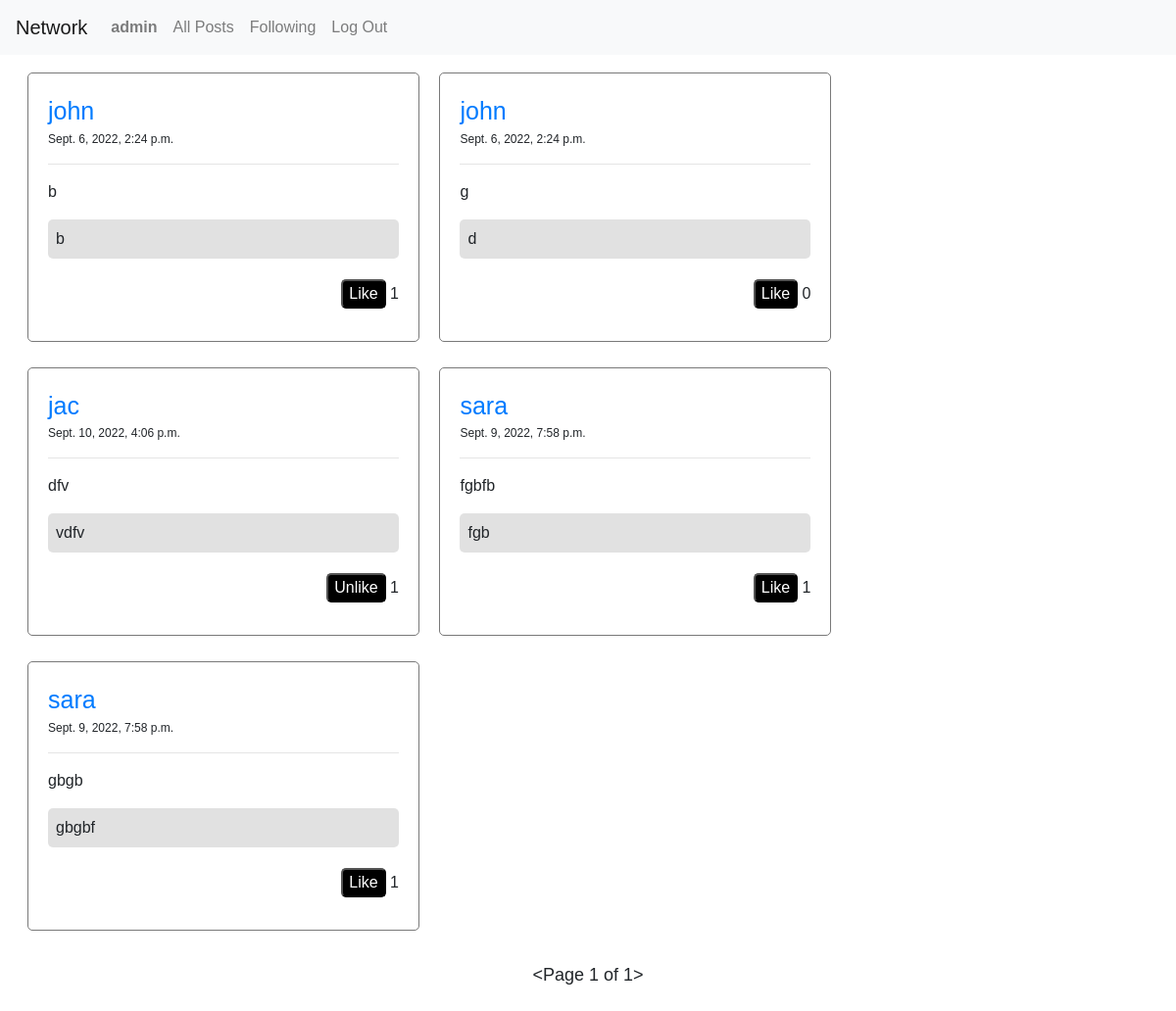
The app's page /following_posts (signed in), older data.
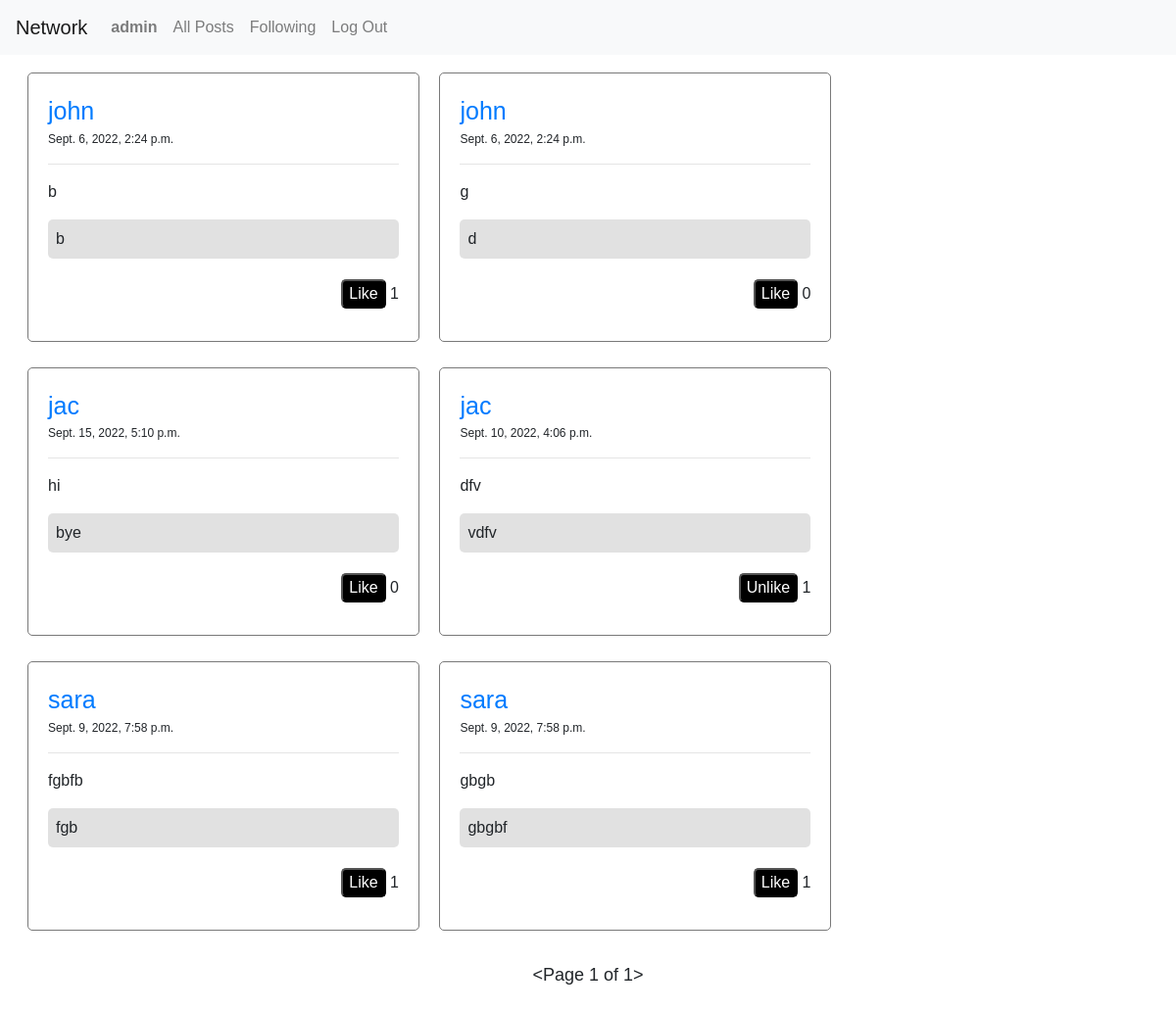
The same page, newer data.
### network/models.py (models this page shows, shortened)
class User(AbstractUser):
    pass

class Posts(models.Model):
    id = models.AutoField(primary_key=True)
    post_uesr = models.ForeignKey(User, on_delete=models.CASCADE, null=True, blank=True,related_name='create_user')
    post_title = models.CharField(max_length=200)
    post_description = models.TextField()
    post_date = models.DateTimeField(default=datetime.now, blank=True)
    post_likes = models.ManyToManyField(User,blank=True,default=None, related_name='post_likes')
    like_count = models.CharField(max_length=200)

### network/views.py (the view)
# urls.py: path("following_posts", views.following_posts, name="following_posts"),
def following_posts(request):
    followed_users_list = []
    posts_list = []
    username1 = User.objects.get(username = request.user)
    followers = Followers.objects.filter(follower=username1)
    for i in followers:
        followed_users_list.append(i.followed_users)
    for x in followed_users_list:
        username2 = User.objects.get(username = x)
        all_post = Posts.objects.filter(post_uesr = username2).order_by('-id')
        for y in all_post:
            posts_list.append(y)
    paginator = Paginator(posts_list,10)
    page = request.GET.get('page')
    posts = paginator.get_page(page)
    return render(request, 'network/following_posts.html',{
        'posts':posts,
    })

### network/templates/network/following_posts.html (shortened to what this page needs)
{% extends 'network/layout.html' %}
{% load static %}
{% block head %}
    <link rel="stylesheet" href="{% static 'network/styles.css' %}">
{% endblock %}
{% block body %}
    <div class="div_posts">
        {% for all_posts in posts %}
            <li class="li_posts">
                <div class="div_single_posts">
                    <div>
                        <a class="post_user_name_link" href="{% url 'profile' all_posts.post_uesr %}">{{all_posts.post_uesr}}</a>
                    </div>
                    <p class="post_date">{{all_posts.post_date}}</p><hr>
                    <p>{{all_posts.post_title}}</p>
                    <p class="posts_description" id="post_description_{{all_posts.id}}">{{all_posts.post_description}}</p>
                    <div class="div_likes">
                        {% if request.user not in all_posts.post_likes.all %}
                            <button class="post_likes_button" value="{{all_posts.id}}" id="like_button_{{all_posts.id}}">Like</button>
                        {% else %}
                            <button class="post_likes_button" value="{{all_posts.id}}" id="like_button_{{all_posts.id}}">Unlike</button>
                        {% endif %}
                        <p class="post_likes_count" id="like_count_{{all_posts.id}}">{{all_posts.post_likes.count}}</p>
                    </div>
                </div>
            </li>
        {% endfor %}
    </div>
        <br>
        <div class="div_paginator">
            <p class="num_page">{{posts}}</p>
        </div>
{% endblock %}

### network/templates/network/layout.html (shortened to what this page needs)
{% load static %}
<!DOCTYPE html>
<html lang="en">
    <head>
        {% block head%}
        {% endblock %}
        <link rel="stylesheet" href="https://stackpath.bootstrapcdn.com/bootstrap/4.4.1/css/bootstrap.min.css">
        <link href="{% static 'network/styles.css' %}" rel="stylesheet">
    </head>
    <body>
        <nav class="navbar navbar-expand-lg navbar-light bg-light">
            <a class="navbar-brand" href="#">Network</a>
            <div>
              <ul class="navbar-nav mr-auto">
                {% if user.is_authenticated %}
                    <li class="nav-item">
                        <a class="nav-link" href="{% url 'my_account' user %}"><strong>{{ request.user }}</strong></a>
                    </li>
                {% endif %}
                <li class="nav-item">
                  <a class="nav-link" href="{% url 'all_posts' %}">All Posts</a>
                </li>
                {% if user.is_authenticated %}
                    <li class="nav-item">
                        <a class="nav-link" href="{% url 'following_posts' %}">Following</a>
                    </li>
                    <li class="nav-item">
                        <a class="nav-link" href="{% url 'logout' %}">Log Out</a>
                    </li>
                {% endif %}
              </ul>
            </div>
          </nav>
        <div class="body">
            {% block body %}
            {% endblock %}
        </div>
    </body>
</html>

### network/static/network/styles.css (style rules this page uses)
* { font-family: sans-serif; }
.div_posts { margin: 0 0 0 20px; }
.li_posts { display: inline-block; padding: 8px; }
.div_single_posts { width: 400px; padding: 20px; margin:10px 0 0 0 ; border-radius: 5px; border: solid 1px rgb(121, 121, 121); }
.post_user_name_link { font-size: 25px; }
.post_date { font-size: 12px; }
.posts_description { background-color: rgba(180, 180, 180, 0.397); padding: 8px; border-radius: 5px; }
.div_likes { text-align: right; }
.post_likes_button { background-color: black; color: white; border-radius: 5px; margin: 5px 0 0 0; }
.post_likes_count { display: inline-block; }
.div_paginator { text-align: center; margin: 0 0 50px 0; }
.num_page { display: inline-block; font-size: 18px; }

Row changes from the older to the newer data that the page shows:
added Posts: post_uesr "jac", post_date "Sept. 15, 2022, 5:10 p.m.", post_title "hi", post_description "bye", post_likes.count "0"
